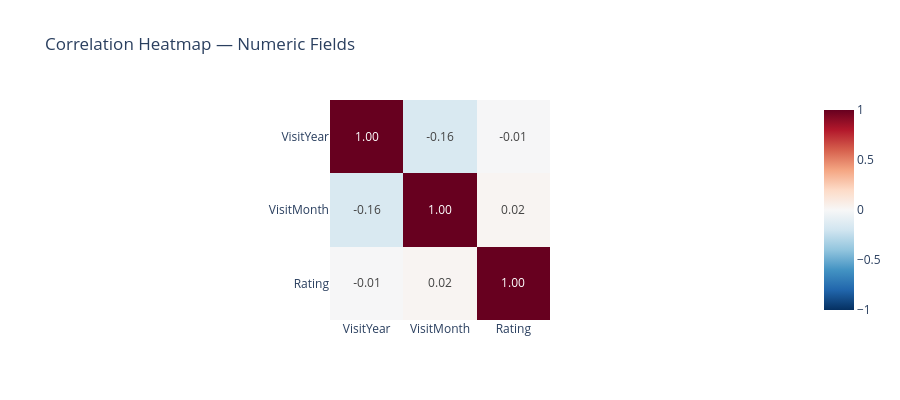

Here is the notebook cell this chart was saved with:
### Markdown cell above
### 🔗 6.8 Correlation among numeric signals

### Code cell
numeric_cols = ["VisitYear", "VisitMonth", "Rating"]
corr = master[numeric_cols].corr()

fig = px.imshow(corr, text_auto=".2f", color_continuous_scale="RdBu_r", zmin=-1, zmax=1,
                 title="Correlation Heatmap — Numeric Fields")
fig.update_layout(height=400)
fig.show()

### Figure 1 — Plotly figure (JSON) as saved in the notebook; plotly's stock layout.template omitted (floating-point values rounded to 4 significant figures)
{"data": [{"coloraxis": "coloraxis", "hovertemplate": "x: %{x}<br>y: %{y}<br>color: %{z}<extra></extra>", "name": "0", "texttemplate": "%{z:.2f}", "type": "heatmap", "x": ["VisitYear", "VisitMonth", "Rating"], "xaxis": "x", "y": ["VisitYear", "VisitMonth", "Rating"], "yaxis": "y", "z": [[1.0, -0.1597, -0.006255], [-0.1597, 1.0, 0.01913], [-0.006255, 0.01913, 1.0]]}], "layout": {"coloraxis": {"cmax": 1, "cmin": -1, "colorscale": [[0, "rgb(5,48,97)"], [0.1, "rgb(33,102,172)"], [0.2, "rgb(67,147,195)"], [0.3, "rgb(146,197,222)"], [0.4, "rgb(209,229,240)"], [0.5, "rgb(247,247,247)"], [0.6, "rgb(253,219,199)"], [0.7, "rgb(244,165,130)"], [0.8, "rgb(214,96,77)"], [0.9, "rgb(178,24,43)"], [1, "rgb(103,0,31)"]]}, "height": 400, "title": {"text": "Correlation Heatmap — Numeric Fields"}, "xaxis": {"anchor": "y", "constrain": "domain", "domain": [0, 1], "scaleanchor": "y"}, "yaxis": {"anchor": "x", "autorange": "reversed", "constrain": "domain", "domain": [0, 1]}}}
